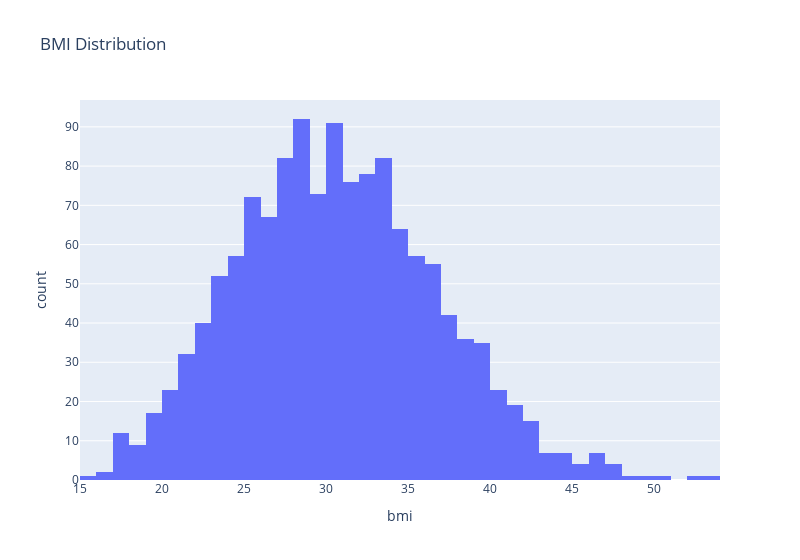

This figure's notebook cell:
### Code cell
fig = px.histogram(data, x='bmi', title='BMI Distribution')
fig.show()

### Figure 1 — Plotly figure (JSON) as saved in the notebook; plotly's stock layout.template omitted (floating-point values rounded to 4 significant figures; data arrays with more than 128 entries replaced by an {"elided": "..."} marker saying what was removed)
{"data": [{"alignmentgroup": "True", "bingroup": "x", "hovertemplate": "bmi=%{x}<br>count=%{y}<extra></extra>", "legendgroup": "", "marker": {"color": "#636efa", "pattern": {"shape": ""}}, "name": "", "offsetgroup": "", "orientation": "v", "showlegend": false, "type": "histogram", "x": {"elided": "1338 float values"}, "xaxis": "x", "yaxis": "y"}], "layout": {"barmode": "relative", "legend": {"tracegroupgap": 0}, "title": {"text": "BMI Distribution"}, "width": 800, "xaxis": {"anchor": "y", "domain": [0, 1], "title": {"text": "bmi"}}, "yaxis": {"anchor": "x", "domain": [0, 1], "title": {"text": "count"}}}}
